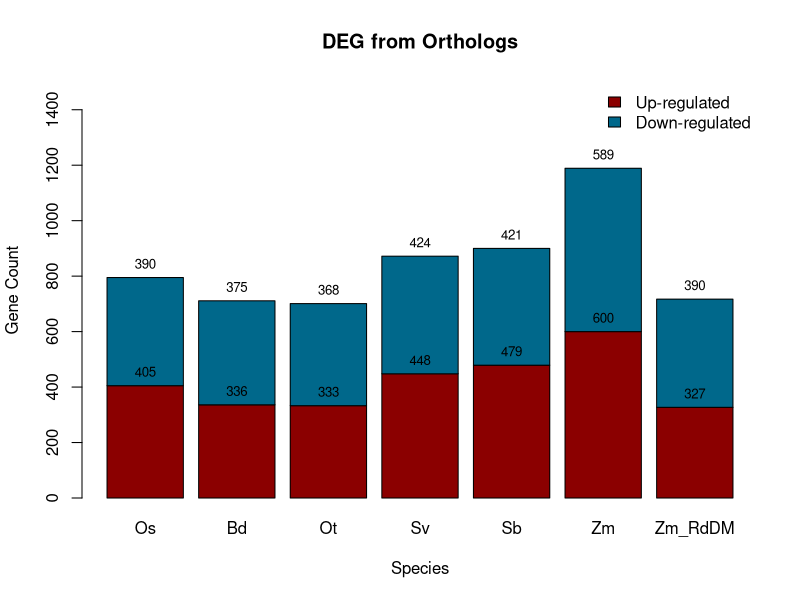

The R source for this figure:
# Your data
data <- data.frame(
  Category = c("Up-regulated Gene", "Down_regulated Gene"),
  Os = c(405, 390),
  Bd = c(336, 375),
  Ot = c(333, 368),
  Sv = c(448, 424),
  Sb = c(479, 421),
  Zm = c(600, 589),
  Zm_ref = c(327, 390)
)

# Create a matrix for the barplot
data_matrix <- as.matrix(data[, -1]) 

# Create the barplot and store the bar midpoints
bar_midpoints <- barplot(data_matrix,
                         main = "DEG from Orthologs",
                         xlab = "Species",
                         ylab = "Gene Count",
                         ylim = c(0,1500),
                         axes = TRUE,
                         col = c("darkred", "deepskyblue4"),
                         names.arg = c("Os", "Bd", "Ot","Sv","Sb","Zm","Zm_RdDM"))

# Add numbers on top of each bar
text(x = bar_midpoints, 
     y = data_matrix[1, ] + 50, 
     labels = data_matrix[1, ], 
     col = "black", 
     cex = 0.8)

text(x = bar_midpoints, 
     y = data_matrix[1, ] + data_matrix[2, ] + 50, 
     labels = data_matrix[2, ], 
     col = "black", 
     cex = 0.8)

# Add a legend
legend("topright", 
       legend = c("Up-regulated", "Down-regulated"),
       fill = c("darkred", "deepskyblue4"),
       bty = "n")
